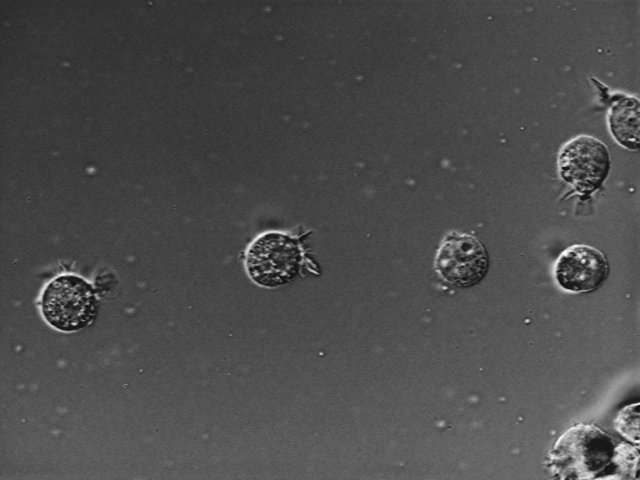
%> input picture Images/Celulas_1.tif, 640 x 480 px
$ octave Concatenar_Imagenes.m   (GNU Octave 9; MATLAB toolbox functions it lacks are replaced by stand-ins)
%> lines starting %> are read from the running program, lines starting %| are printed output that depends on the picture
%% Actividad extra

img1 = imread("Celulas_1.tif"); % Lee una imagen
%> img1 is the input picture: size 480x640 uint8; min 15, max 254, mean 76.6
img2 = imread("Celulas_2.tif"); % Lee una imagen
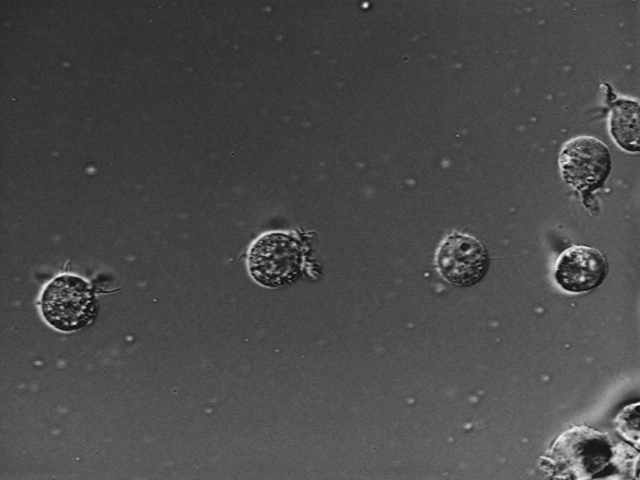
%> input picture Images/Celulas_2.tif, 640 x 480 px
%> img2 is the input picture: size 480x640 uint8; min 15, max 254, mean 74.8
img3 = imread("Celulas_3.tif"); % Lee una imagen
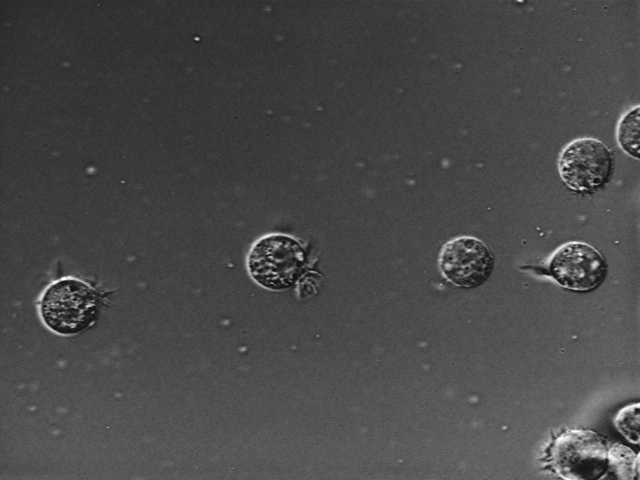
%> input picture Images/Celulas_3.tif, 640 x 480 px
%> img3 is the input picture: size 480x640 uint8; min 15, max 254, mean 73.1
img4 = imread("Celulas_4.tif"); % Lee una imagen
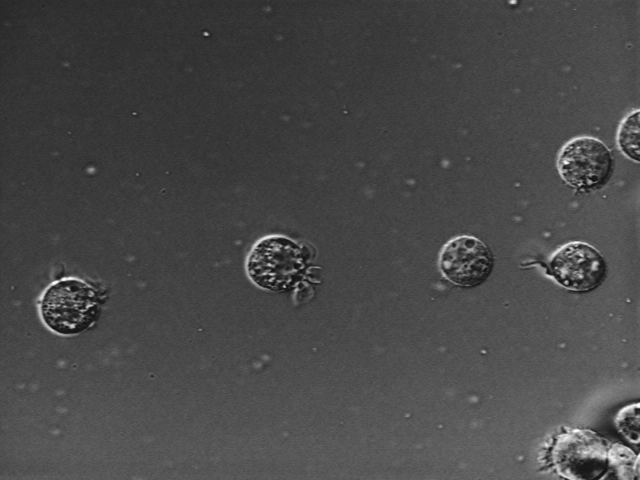
%> input picture Images/Celulas_4.tif, 640 x 480 px
%> img4 is the input picture: size 480x640 uint8; min 15, max 254, mean 72.4

%La siguientes funcion resta cada elemento de un arreglo Y del elemento
%correspondiente del arreglo X y devuelve la diferencia absoluta en el
%elemento correspondiente del arreglo de salida Z, con respecto a
%1-2,2-3,3-4,4-1
diff_1 = imabsdiff(img1,img2);
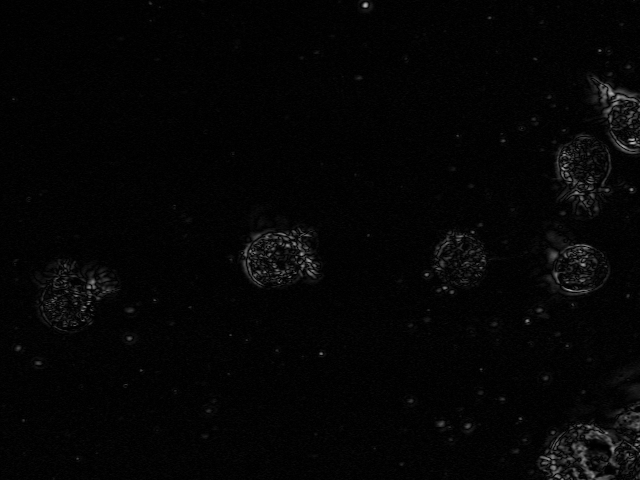
%> diff_1: size 480x640 uint8; min 0, max 183, mean 4.9
diff_2 = imabsdiff(img2,img3);
diff_3 = imabsdiff(img3,img4);
diff_4 = imabsdiff(img4,img1);
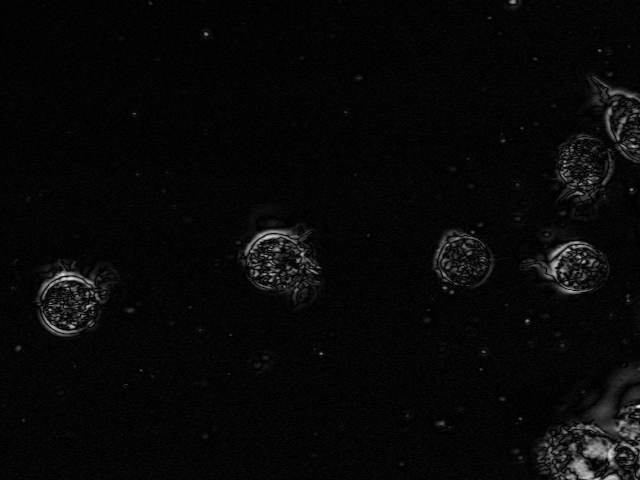
%> diff_4: size 480x640 uint8; min 0, max 227, mean 8
Example1 = cat(4,diff_1,diff_2,diff_3,diff_4); %Crear un Multidimensional Array representando un secuencia de imagenes,
% con dimension maxima 4 para el maximo de imagenes

%La siguientes funcion resta cada elemento de un arreglo Y del elemento
%correspondiente del arreglo X y devuelve la diferencia en el
%elemento correspondiente del arreglo de salida Z, con respecto a
%1-2,2-3,3-4,4-1
sub_1 = imsubtract(img1,img2);
sub_2 = imsubtract(img2,img3);
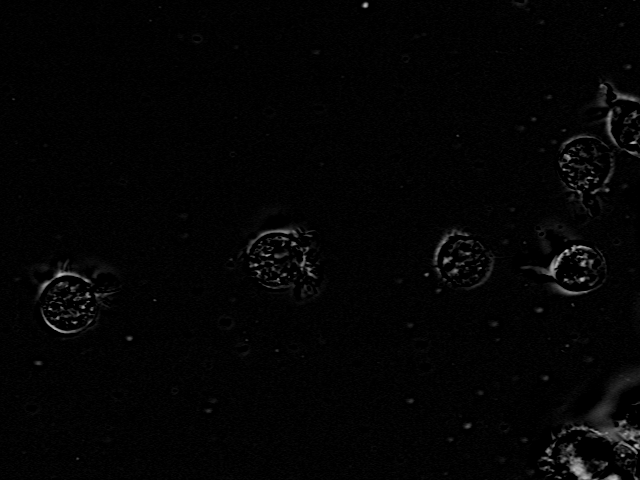
%> sub_2: size 480x640 uint8; min 0, max 194, mean 4
sub_3 = imsubtract(img3,img4);
sub_4 = imsubtract(img4,img1);
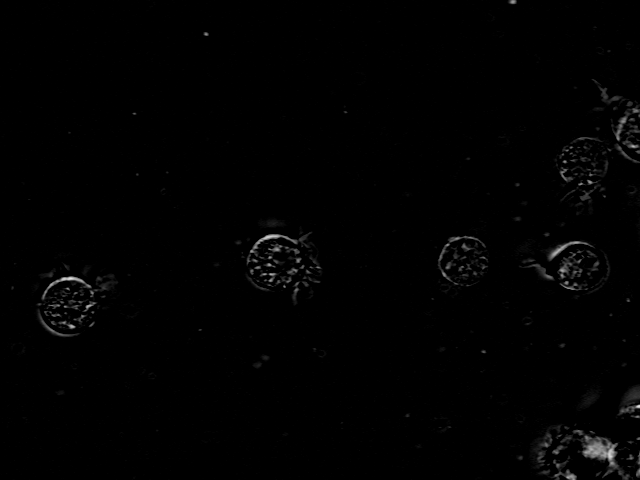
%> sub_4: size 480x640 uint8; min 0, max 227, mean 1.9
Example2 = cat(4,sub_1,sub_2,sub_3,sub_4);  %Crear un Multidimensional Array representando un secuencia de imagenes,
% con dimension maxima 4 para el maximo de imagenes

implay(Example1,4) %Reproduce a 4 frames por segundo
implay(Example2,4) %Reproduce a 4 frames por segundo
